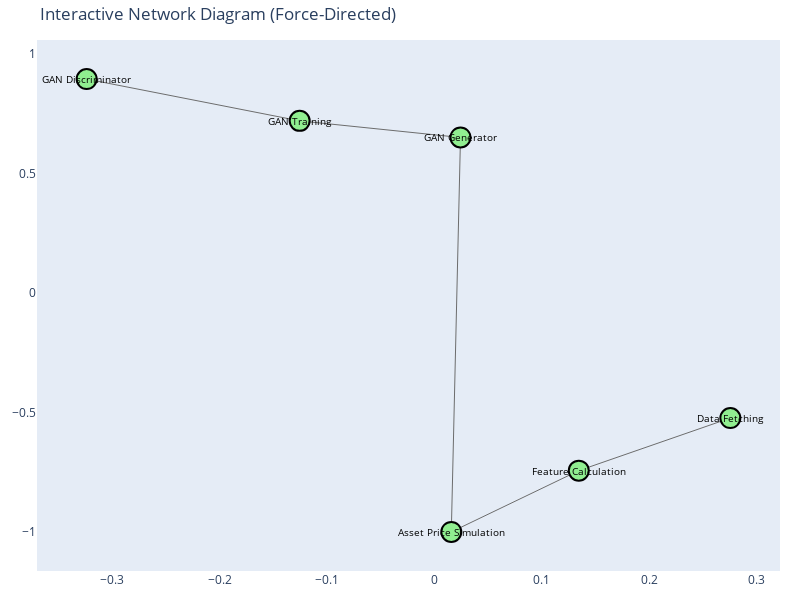

Source (notebook cell):
### Code cell
import networkx as nx
import plotly.graph_objects as go

# Define the graph structure
edges = [
    ("Data Fetching", "Feature Calculation"),
    ("Feature Calculation", "Asset Price Simulation"),
    ("GAN Generator", "GAN Training"),
    ("GAN Training", "GAN Discriminator")
]

# Create the graph object
G = nx.DiGraph()
G.add_edges_from(edges)

# Layout positioning for force-directed graph
pos = nx.spring_layout(G, seed=42, k=0.3)  # Adjust 'k' to modify node spacing

# Extract x and y positions for nodes and edges
edge_x = []
edge_y = []
for edge in G.edges():
    x0, y0 = pos[edge[0]]
    x1, y1 = pos[edge[1]]
    edge_x.append(x0)
    edge_x.append(x1)
    edge_y.append(y0)
    edge_y.append(y1)

node_x = []
node_y = []
for node in G.nodes():
    x, y = pos[node]
    node_x.append(x)
    node_y.append(y)

# Create Plotly figure for network graph
fig = go.Figure()

# Plot edges (with custom style)
fig.add_trace(go.Scatter(x=edge_x, y=edge_y, line=dict(width=1, color='#6d6d6d'), hoverinfo='none', mode='lines'))

# Plot nodes (with custom size and color)
fig.add_trace(go.Scatter(x=node_x, y=node_y, mode='markers', hoverinfo='text',
                         marker=dict(color='lightgreen', size=20, line=dict(width=2, color='black'))))

# Add labels to nodes
for i, node in enumerate(G.nodes()):
    fig.add_annotation(x=node_x[i], y=node_y[i], text=node, showarrow=False, font=dict(size=10, color="black"))

# Layout adjustments
fig.update_layout(
    title="Interactive Network Diagram (Force-Directed)",
    showlegend=False,
    hovermode='closest',
    xaxis=dict(showgrid=False, zeroline=False),
    yaxis=dict(showgrid=False, zeroline=False),
    height=600,
    width=800,
    margin=dict(l=20, r=20, b=20, t=40)
)

# Display the interactive plot
fig.show()

### Figure 1 — Plotly figure (JSON) as saved in the notebook; plotly's stock layout.template omitted (floating-point values rounded to 4 significant figures)
{"data": [{"hoverinfo": "none", "line": {"color": "#6d6d6d", "width": 1}, "mode": "lines", "type": "scatter", "x": [0.2754, 0.1343, 0.1343, 0.0156, 0.02417, -0.1256, -0.1256, -0.3239], "y": [-0.5232, -0.7434, -0.7434, -1, 0.6509, 0.7204, 0.7204, 0.8954]}, {"hoverinfo": "text", "marker": {"color": "lightgreen", "line": {"color": "black", "width": 2}, "size": 20}, "mode": "markers", "type": "scatter", "x": [0.2754, 0.1343, 0.0156, 0.02417, -0.1256, -0.3239], "y": [-0.5232, -0.7434, -1, 0.6509, 0.7204, 0.8954]}], "layout": {"annotations": [{"font": {"color": "black", "size": 10}, "showarrow": false, "text": "Data Fetching", "x": 0.2754, "y": -0.5232}, {"font": {"color": "black", "size": 10}, "showarrow": false, "text": "Feature Calculation", "x": 0.1343, "y": -0.7434}, {"font": {"color": "black", "size": 10}, "showarrow": false, "text": "Asset Price Simulation", "x": 0.0156, "y": -1}, {"font": {"color": "black", "size": 10}, "showarrow": false, "text": "GAN Generator", "x": 0.02417, "y": 0.6509}, {"font": {"color": "black", "size": 10}, "showarrow": false, "text": "GAN Training", "x": -0.1256, "y": 0.7204}, {"font": {"color": "black", "size": 10}, "showarrow": false, "text": "GAN Discriminator", "x": -0.3239, "y": 0.8954}], "height": 600, "hovermode": "closest", "margin": {"b": 20, "l": 20, "r": 20, "t": 40}, "showlegend": false, "title": {"text": "Interactive Network Diagram (Force-Directed)"}, "width": 800, "xaxis": {"autorange": true, "range": [-0.3702, 0.3217], "showgrid": false, "type": "linear", "zeroline": false}, "yaxis": {"autorange": true, "range": [-1.164, 1.059], "showgrid": false, "type": "linear", "zeroline": false}}}
